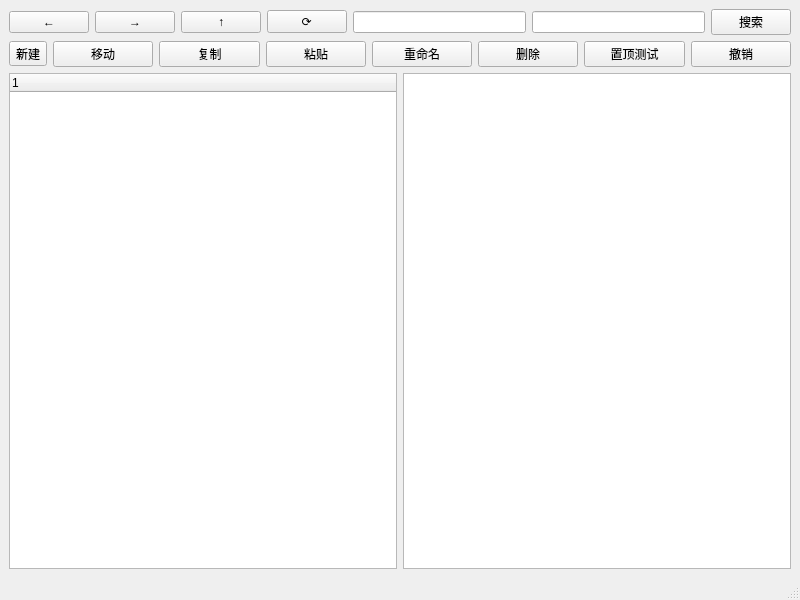
<?xml version="1.0" encoding="UTF-8"?>
<ui version="4.0">
 <class>MainWindow</class>
 <widget class="QMainWindow" name="MainWindow">
  <property name="geometry">
   <rect>
    <x>0</x>
    <y>0</y>
    <width>800</width>
    <height>600</height>
   </rect>
  </property>
  <property name="windowTitle">
   <string>MainWindow</string>
  </property>
  <widget class="QWidget" name="centralwidget">
   <layout class="QVBoxLayout" name="verticalLayout">
    <item>
     <layout class="QHBoxLayout" name="horizontalLayout_2">
      <item>
       <widget class="QPushButton" name="btn_back">
        <property name="enabled">
         <bool>true</bool>
        </property>
        <property name="text">
         <string>←</string>
        </property>
       </widget>
      </item>
      <item>
       <widget class="QPushButton" name="btn_forward">
        <property name="text">
         <string>→</string>
        </property>
       </widget>
      </item>
      <item>
       <widget class="QPushButton" name="btn_up">
        <property name="text">
         <string>↑</string>
        </property>
       </widget>
      </item>
      <item>
       <widget class="QPushButton" name="btn_refresh">
        <property name="text">
         <string>⟳</string>
        </property>
       </widget>
      </item>
      <item>
       <widget class="QLineEdit" name="lineEdit_path"/>
      </item>
      <item>
       <widget class="QLineEdit" name="lineEdit_search"/>
      </item>
      <item>
       <widget class="QPushButton" name="btn_search">
        <property name="text">
         <string>搜索</string>
        </property>
       </widget>
      </item>
     </layout>
    </item>
    <item>
     <layout class="QHBoxLayout" name="horizontalLayout">
      <item>
       <widget class="QToolButton" name="btn_new">
        <property name="text">
         <string>新建</string>
        </property>
        <property name="popupMode">
         <enum>QToolButton::ToolButtonPopupMode::InstantPopup</enum>
        </property>
       </widget>
      </item>
      <item>
       <widget class="QPushButton" name="btn_move">
        <property name="text">
         <string>移动</string>
        </property>
       </widget>
      </item>
      <item>
       <widget class="QPushButton" name="btn_copy">
        <property name="text">
         <string>复制</string>
        </property>
       </widget>
      </item>
      <item>
       <widget class="QPushButton" name="btn_paste">
        <property name="text">
         <string>粘贴</string>
        </property>
       </widget>
      </item>
      <item>
       <widget class="QPushButton" name="btn_rename">
        <property name="text">
         <string>重命名</string>
        </property>
       </widget>
      </item>
      <item>
       <widget class="QPushButton" name="btn_delete">
        <property name="text">
         <string>删除</string>
        </property>
       </widget>
      </item>
      <item>
       <widget class="QPushButton" name="btn_test_pin">
        <property name="text">
         <string>置顶测试</string>
        </property>
       </widget>
      </item>
      <item>
       <widget class="QPushButton" name="btn_undo">
        <property name="text">
         <string>撤销</string>
        </property>
       </widget>
      </item>
     </layout>
    </item>
    <item>
     <layout class="QHBoxLayout" name="horizontalLayout_3">
      <item>
       <widget class="QTreeWidget" name="tree_dir">
        <column>
         <property name="text">
          <string notr="true">1</string>
         </property>
        </column>
       </widget>
      </item>
      <item>
       <widget class="QListWidget" name="list_files"/>
      </item>
     </layout>
    </item>
   </layout>
  </widget>
  <widget class="QMenuBar" name="menubar">
   <property name="geometry">
    <rect>
     <x>0</x>
     <y>0</y>
     <width>800</width>
     <height>18</height>
    </rect>
   </property>
  </widget>
  <widget class="QStatusBar" name="statusbar"/>
 </widget>
 <resources/>
 <connections/>
</ui>
